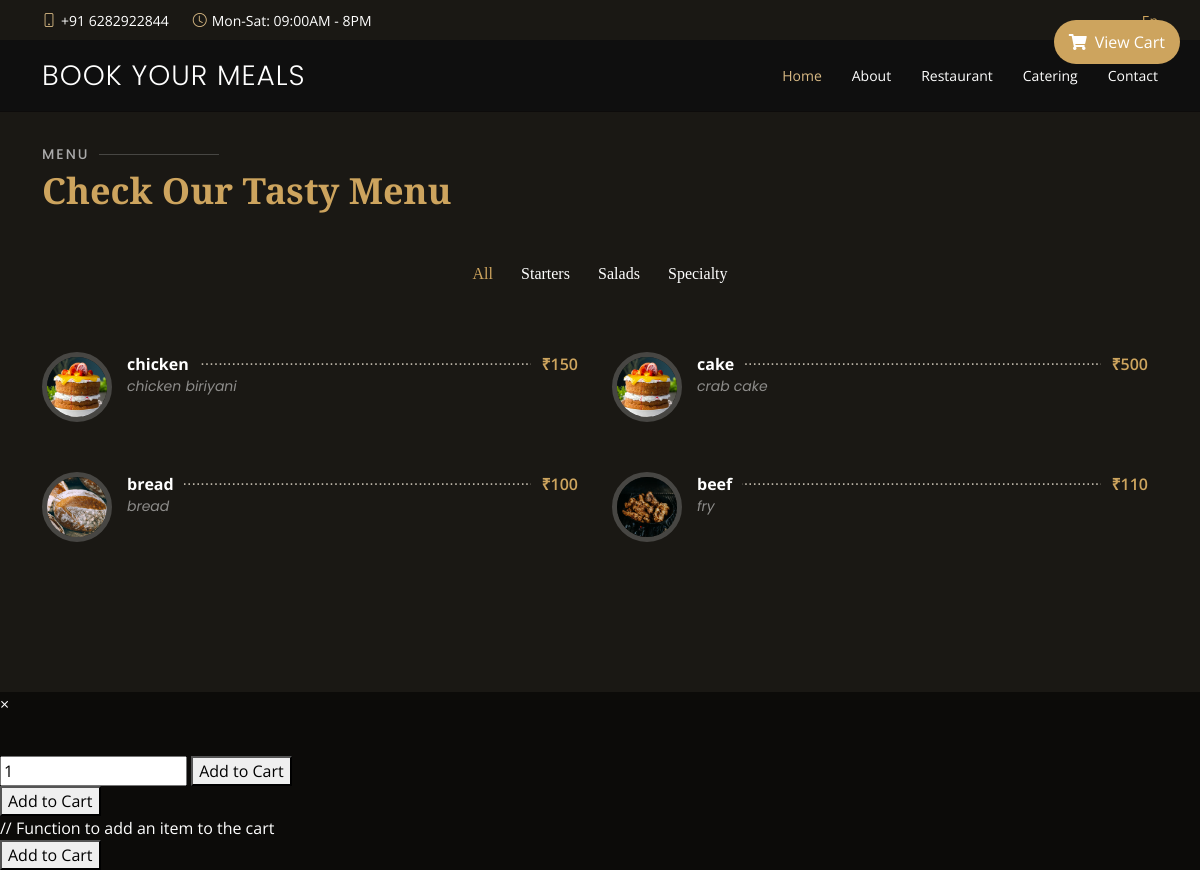
Page /menu21/ol.php on the committed database.
### tables this page shows
CREATE TABLE `menu` (
  `id` int(50) NOT NULL,
  `meal_name` varchar(255) NOT NULL,
  `category` varchar(255) NOT NULL,
  `image` varchar(255) NOT NULL,
  `description` varchar(255) NOT NULL,
  `price` int(200) NOT NULL
);

### menu21/ol.php (the view, shortened to what this page needs)
<!DOCTYPE html>
<html lang="en">
<head>
    <link href="../assets/vendor/animate.css/animate.min.css" rel="stylesheet">
    <link href="../assets/vendor/aos/aos.css" rel="stylesheet">
    <link href="../assets/vendor/bootstrap/css/bootstrap.min.css" rel="stylesheet">
    <link href="../assets/vendor/bootstrap-icons/bootstrap-icons.css" rel="stylesheet">
    <link href="../assets/vendor/boxicons/css/boxicons.min.css" rel="stylesheet">
    <link href="../assets/vendor/glightbox/css/glightbox.min.css" rel="stylesheet">
    <link href="../assets/vendor/swiper/swiper-bundle.min.css" rel="stylesheet">
    <link href="../assets/css/style.css" rel="stylesheet">
    <link rel="stylesheet" href="https://cdnjs.cloudflare.com/ajax/libs/font-awesome/5.15.3/css/all.min.css">
    <link href="popup.css" rel="stylesheet">
</head>
<body>
    <div id="topbar" class="d-flex align-items-center fixed-top">
        <div class="container d-flex justify-content-center justify-content-md-between">
            <div class="contact-info d-flex align-items-center">
                <i class="bi bi-phone d-flex align-items-center"><span>+91 6282922844</span></i>
                <i class="bi bi-clock d-flex align-items-center ms-4"><span> Mon-Sat: 09:00AM - 8PM</span></i>
            </div>
            <div class="languages d-none d-md-flex align-items-center">
                <ul>
                    <li>En</li>
                </ul>
            </div>
        </div>
    </div>
    <header id="header" class="fixed-top d-flex align-items-cente">
        <div class="container-fluid container-xl d-flex align-items-center justify-content-lg-between">
            <h1 class="logo me-auto me-lg-0"><a href="index.html">BOOK YOUR MEALS</a></h1>
            <nav id="navbar" class="navbar order-last order-lg-0">
                <ul>
                    <li><a class="nav-link scrollto active" href="../index.php#Home">Home</a></li>
                    <li><a class="nav-link scrollto" href="../index.php#about">About</a></li>
                    <li><a class="nav-link scrollto" href="../index.php#Restaurant">Restaurant</a></li>
                    <li><a class="nav-link scrollto" href="../index.php#chefs">Catering</a></li>
                    <li><a class="nav-link scrollto" href="../index.php#contact">Contact</a></li>
                </ul>
            </nav>
        </div>
    </header>
    <section id="menu" class="menu section-bg">
        <div class="container" data-aos="fade-up">
            <div class="section-title">
                <h2>Menu</h2>
                <p>Check Our Tasty Menu</p>
            </div>
            <div class="row" data-aos="fade-up" data-aos-delay="100">
                <div class="col-lg-12 d-flex justify-content-center">
                    <ul id="menu-flters">
                        <li data-filter="*" class="filter-active">All</li>
                        <li data-filter=".filter-starters">Starters</li>
<li data-filter=".filter-salads">Salads</li>
                        <li data-filter=".filter-specialty">Specialty</li>
                    </ul>
                </div>
            </div>
            <div class="row menu-container" data-aos="fade-up" data-aos-delay="200">
                <?php
                $servername = "localhost";
                $username = "root";
                $password = "";
                $dbname = "backend";
                $conn = new mysqli($servername, $username, $password, $dbname);
                $sql = "SELECT id, meal_name, category, image, description, price FROM menu";
                $result = $conn->query($sql);
                if ($result->num_rows > 0) {
                    while ($row = $result->fetch_assoc()) {
                        echo '<div class="col-lg-6 menu-item filter-' . strtolower($row["category"]) . '" data-item-info=\'{"itemId": ' . $row["id"] . ', "itemName": "' . $row["meal_name"] . '", "itemPrice": ' . $row["price"] . ', "itemImage": "../assets/img/menu/' . $row["image"] . '"}\'>';
                        echo '<img src="../assets/img/menu/' . $row["image"] . '" class="menu-img" alt="">';
                        echo '<div class="menu-content">';
                        echo '<a href="#" onclick="openPopup(\'../assets/img/menu/' . $row["image"] . '\', \'' . $row["meal_name"] . '\', \'' . $row["description"] . '\', \'₹' . $row["price"] . '\');">' . $row["meal_name"] . '</a><span>₹' . $row["price"] . '</span>';
                        echo '</div>';
                        echo '<div class="menu-ingredients">';
                        echo $row["description"];
                        echo '</div>';
                        echo '</div>';
                    }
                } else {
                    echo "<p>No menu items found.</p>";
                }
                ?>
            </div>
        </div>
    </section>
    <div id="item-popup" class="popup">
        <div class="popup-content">
            <span class="close-popup" onclick="closePopup()">&times;</span>
            <div class="item-details">
                <div class="item-info">
                    <input type="number" id="quantity" value="1" min="1">
                    <button onclick="addToCart(document.getElementById('popup-item-name').textContent, parseFloat(document.getElementById('popup-item-price').textContent));" class="btn-book animated fadeInUp scrollto">Add to Cart</button>
    <div id="item-popup" class="popup">
        <button onclick="addToCart(itemName, itemPrice);" class="btn-book animated fadeInUp scrollto">Add to Cart</button>
    </div>
                </div>
            </div>
        </div>
    </div>
        // Function to add an item to the cart
     <div id="item-popup" class="popup">
        <button onclick="addToCart(itemName, itemPrice, itemDescription);" class="btn-book animated fadeInUp scrollto">Add to Cart</button>
    </div>
<div class="view-cart">
    <a href="../cart/checkout.html" class="view-cart-button">
        <i class="fas fa-shopping-cart"></i> View Cart
    </a>
</div>
</body>
</html>

### assets/css/style.css (style rules this page uses)
body { font-family: "Open Sans", sans-serif; background: #0c0b09; color: #fff; }
a { color: #cda45e; text-decoration: none; }
h1, h2, h3, h4, h5, h6 { font-family: "Playfair Display", serif; }
#topbar { height: 40px; font-size: 14px; transition: all 0.5s; z-index: 996; }
#topbar .contact-info i { font-style: normal; color: #d9ba85; }
#topbar .contact-info i span { padding-left: 5px; color: #fff; }
#topbar .languages ul { display: flex; flex-wrap: wrap; list-style: none; padding: 0; margin: 0; color: #cda45e; }
#header { background: rgba(9, 10, 12, 0.6); border-bottom: 1px solid rgba(12, 11, 9, 0.6); transition: all 0.5s; z-index: 997; padding: 15px 0; top: 40px; }
#header .logo { font-size: 28px; margin: 0; padding: 0; line-height: 1; font-weight: 300; letter-spacing: 1px; text-transform: uppercase; font-family: "Poppins", sans-serif; }
#header .logo a { color: #fff; }
.navbar { padding: 0; }
.navbar ul { margin: 0; padding: 0; display: flex; list-style: none; align-items: center; }
.navbar li { position: relative; }
.navbar a { display: flex; align-items: center; justify-content: space-between; padding: 10px 0 10px 30px; color: #fff; white-space: nowrap; transition: 0.3s; font-size: 14px; }
.navbar a:hover, .navbar .active, .navbar li:hover > a { color: #d9ba85; }
section { padding: 60px 0; overflow: hidden; }
.section-bg { background-color: #1a1814; }
.section-title { padding-bottom: 40px; }
.section-title h2 { font-size: 14px; font-weight: 500; padding: 0; line-height: 1px; margin: 0 0 5px 0; letter-spacing: 2px; text-transform: uppercase; color: #aaaaaa; font-family: "Poppins", sans-serif; }
.section-title h2::after { content: ""; width: 120px; height: 1px; display: inline-block; background: rgba(255, 255, 255, 0.2); margin: 4px 10px; }
.section-title p { margin: 0; margin: 0; font-size: 36px; font-weight: 700; font-family: "Playfair Display", serif; color: #cda45e; }
.menu #menu-flters { padding: 0; margin: 0 auto 0 auto; list-style: none; text-align: center; border-radius: 50px; }
.menu #menu-flters li { cursor: pointer; display: inline-block; padding: 8px 12px 10px 12px; font-size: 16px; font-weight: 500; line-height: 1; color: #fff; margin-bottom: 10px; transition: all ease-in-out 0.3s; border-radius: 50px; font-family: "Playfair Display", serif; }
.menu #menu-flters li:hover, .menu #menu-flters li.filter-active { color: #cda45e; }
.menu #menu-flters li:last-child { margin-right: 0; }
.menu .menu-item { margin-top: 50px; }
.menu .menu-img { width: 70px; border-radius: 50%; float: left; border: 5px solid rgba(255, 255, 255, 0.2); }
.menu .menu-content { margin-left: 85px; overflow: hidden; display: flex; justify-content: space-between; position: relative; }
.menu .menu-content::after { content: "......................................................................" "...................................................................." "...................................................................."; position: absolute; left: 20px; right: 0; top: -4px; z-index: 1; color: #bab3a6; font-family: Arial, "Helvetica Neue", Helvetica, sans-serif; }
.menu .menu-content a { padding-right: 10px; background: #1a1814; position: relative; z-index: 3; font-weight: 700; color: white; transition: 0.3s; }
.menu .menu-content span { background: #1a1814; position: relative; z-index: 3; padding: 0 10px; font-weight: 600; color: #cda45e; }
.menu .menu-ingredients { margin-left: 85px; font-style: italic; font-size: 14px; font-family: "Poppins", sans-serif; color: rgba(255, 255, 255, 0.5); }

### menu21/ol.php (style rules this page uses)
.view-cart { position: fixed; top: 20px; right: 20px; z-index: 999; }
.view-cart-button { background-color: #cda45e; color: #fff; padding: 10px 15px; border: none; border-radius: 50px; text-decoration: none; display: flex; align-items: center; }
.view-cart-button i { margin-right: 8px; }
section { padding: 150px 0; overflow: hidden; }

### rows in the picture
menu: image (picture), meal_name "chicken", price "150", description "chicken biriyani"
menu: image (picture), meal_name "cake", price "500", description "crab cake"
menu: image (picture), meal_name "bread", price "100", description "bread"
menu: image (picture), meal_name "beef", price "110", description "fry"
